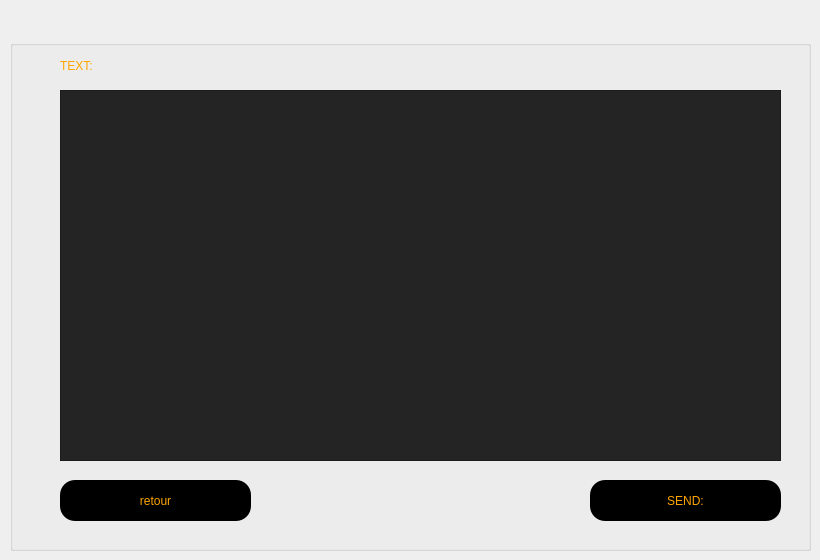
    <widget class="QWidget" name="reclamation">
     <widget class="QLabel" name="label">
      <property name="geometry">
       <rect>
        <x>60</x>
        <y>50</y>
        <width>91</width>
        <height>31</height>
       </rect>
      </property>
      <property name="styleSheet">
       <string notr="true">background:transparent ; 
font: italic 20pt &quot;Source Code Pro&quot;;
color:orange;
</string>
      </property>
      <property name="text">
       <string>TEXT:</string>
      </property>
     </widget>
     <widget class="QTextEdit" name="textEdit">
      <property name="geometry">
       <rect>
        <x>60</x>
        <y>90</y>
        <width>721</width>
        <height>371</height>
       </rect>
      </property>
      <property name="styleSheet">
       <string notr="true">QToolTip
{
     border: 1px solid black;
     background-color: #ffa02f;
     padding: 1px;
     border-radius: 3px;
     opacity: 100;
}

QWidget
{
    color: #b1b1b1;
    background-color: #323232;
}

QWidget:item:hover
{
    background-color: QLinearGradient( x1: 0, y1: 0, x2: 0, y2: 1, stop: 0 #ffa02f, stop: 1 #ca0619);
    color: #000000;
}

QWidget:item:selected
{
    background-color: QLinearGradient( x1: 0, y1: 0, x2: 0, y2: 1, stop: 0 #ffa02f, stop: 1 #d7801a);
}

QMenuBar::item
{
    background: transparent;
}

QMenuBar::item:selected
{
    background: transparent;
    border: 1px solid #ffaa00;
}

QMenuBar::item:pressed
{
    background: #444;
    border: 1px solid #000;
    background-color: QLinearGradient(
        x1:0, y1:0,
        x2:0, y2:1,
        stop:1 #212121,
        stop:0.4 #343434/*,
        stop:0.2 #343434,
        stop:0.1 #ffaa00*/
    );
    margin-bottom:-1px;
    padding-bottom:1px;
}

QMenu
{
    border: 1px solid #000;
}

QMenu::item
{
    padding: 2px 20px 2px 20px;
}

QMenu::item:selected
{
    color: #000000;
}

QWidget:disabled
{
    color: #404040;
    background-color: #323232;
}

QAbstractItemView
{
    background-color: QLinearGradient( x1: 0, y1: 0, x2: 0, y2: 1, stop: 0 #4d4d4d, stop: 0.1 #646464, stop: 1 #5d5d5d);
}

QWidget:focus
{
    /*border: 2px solid QLinearGradient( x1: 0, y1: 0, x2: 0, y2: 1, stop: 0 #ffa02f, stop: 1 #d7801a);*/
}

QLineEdit
{
    background-color: QLinearGradient( x1: 0, y1: 0, x2: 0, y2: 1, stop: 0 #4d4d4d, stop: 0 #646464, stop: 1 #5d5d5d);
    padding: 1px;
    border-style: solid;
    border: 1px solid #1e1e1e;
    border-radius: 5;
}

QPushButton
{
    color: #b1b1b1;
    background-color: QLinearGradient( x1: 0, y1: 0, x2: 0, y2: 1, stop: 0 #565656, stop: 0.1 #525252, stop: 0.5 #4e4e4e, stop: 0.9 #4a4a4a, stop: 1 #464646);
    border-width: 1px;
    border-color: #1e1e1e;
    border-style: solid;
    border-radius: 6;
    padding: 3px;
    font-size: 12px;
    padding-left: 5px;
    padding-right: 5px;
}

QPushButton:pressed
{
    background-color: QLinearGradient( x1: 0, y1: 0, x2: 0, y2: 1, stop: 0 #2d2d2d, stop: 0.1 #2b2b2b, stop: 0.5 #292929, stop: 0.9 #282828, stop: 1 #252525);
}

QComboBox
{
    selection-background-color: #ffaa00;
    background-color: QLinearGradient( x1: 0, y1: 0, x2: 0, y2: 1, stop: 0 #565656, stop: 0.1 #525252, stop: 0.5 #4e4e4e, stop: 0.9 #4a4a4a, stop: 1 #464646);
    border-style: solid;
    border: 1px solid #1e1e1e;
    border-radius: 5;
}

QComboBox:hover,QPushButton:hover
{
    border: 2px solid QLinearGradient( x1: 0, y1: 0, x2: 0, y2: 1, stop: 0 #ffa02f, stop: 1 #d7801a);
}


QComboBox:on
{
    padding-top: 3px;
    padding-left: 4px;
    background-color: QLinearGradient( x1: 0, y1: 0, x2: 0, y2: 1, stop: 0 #2d2d2d, stop: 0.1 #2b2b2b, stop: 0.5 #292929, stop: 0.9 #282828, stop: 1 #252525);
    selection-background-color: #ffaa00;
}

QComboBox QAbstractItemView
{
    border: 2px solid darkgray;
    selection-background-color: QLinearGradient( x1: 0, y1: 0, x2: 0, y2: 1, stop: 0 #ffa02f, stop: 1 #d7801a);
}

QComboBox::drop-down
{
     subcontrol-origin: padding;
     subcontrol-position: top right;
     width: 15px;

     border-left-width: 0px;
     border-left-color: darkgray;
     border-left-style: solid; /* just a single line */
     border-top-right-radius: 3px; /* same radius as the QComboBox */
     border-bottom-right-radius: 3px;
 }

QComboBox::down-arrow
{
     image: url(:/down_arrow.png);
}

QGroupBox:focus
{
border: 2px solid QLinearGradient( x1: 0, y1: 0, x2: 0, y2: 1, stop: 0 #ffa02f, stop: 1 #d7801a);
}

QTextEdit:focus
{
    border: 2px solid QLinearGradient( x1: 0, y1: 0, x2: 0, y2: 1, stop: 0 #ffa02f, stop: 1 #d7801a);
}

QScrollBar:horizontal {
     border: 1px solid #222222;
     background: QLinearGradient( x1: 0, y1: 0, x2: 0, y2: 1, stop: 0.0 #121212, stop: 0.2 #282828, stop: 1 #484848);
     height: 7px;
     margin: 0px 16px 0 16px;
}

QScrollBar::handle:horizontal
{
      background: QLinearGradient( x1: 0, y1: 0, x2: 1, y2: 0, stop: 0 #ffa02f, stop: 0.5 #d7801a, stop: 1 #ffa02f);
      min-height: 20px;
      border-radius: 2px;
}

QScrollBar::add-line:horizontal {
      border: 1px solid #1b1b19;
      border-radius: 2px;
      background: QLinearGradient( x1: 0, y1: 0, x2: 1, y2: 0, stop: 0 #ffa02f, stop: 1 #d7801a);
      width: 14px;
      subcontrol-position: right;
      subcontrol-origin: margin;
}

QScrollBar::sub-line:horizontal {
      border: 1px solid #1b1b19;
      border-radius: 2px;
      background: QLinearGradient( x1: 0, y1: 0, x2: 1, y2: 0, stop: 0 #ffa02f, stop: 1 #d7801a);
      width: 14px;
     subcontrol-position: left;
     subcontrol-origin: margin;
}

QScrollBar::right-arrow:horizontal, QScrollBar::left-arrow:horizontal
{
      border: 1px solid black;
      width: 1px;
      height: 1px;
      background: white;
}

QScrollBar::add-page:horizontal, QScrollBar::sub-page:horizontal
{
      background: none;
}

QScrollBar:vertical
{
      background: QLinearGradient( x1: 0, y1: 0, x2: 1, y2: 0, stop: 0.0 #121212, stop: 0.2 #282828, stop: 1 #484848);
      width: 7px;
      margin: 16px 0 16px 0;
      border: 1px solid #222222;
}

QScrollBar::handle:vertical
{
      background: QLinearGradient( x1: 0, y1: 0, x2: 0, y2: 1, stop: 0 #ffa02f, stop: 0.5 #d7801a, stop: 1 #ffa02f);
      min-height: 20px;
      border-radius: 2px;
}

QScrollBar::add-line:vertical
{
      border: 1px solid #1b1b19;
      border-radius: 2px;
      background: QLinearGradient( x1: 0, y1: 0, x2: 0, y2: 1, stop: 0 #ffa02f, stop: 1 #d7801a);
      height: 14px;
      subcontrol-position: bottom;
      subcontrol-origin: margin;
}

QScrollBar::sub-line:vertical
{
      border: 1px solid #1b1b19;
      border-radius: 2px;
      background: QLinearGradient( x1: 0, y1: 0, x2: 0, y2: 1, stop: 0 #d7801a, stop: 1 #ffa02f);
      height: 14px;
      subcontrol-position: top;
      subcontrol-origin: margin;
}

QScrollBar::up-arrow:vertical, QScrollBar::down-arrow:vertical
{
      border: 1px solid black;
      width: 1px;
      height: 1px;
      background: white;
}


QScrollBar::add-page:vertical, QScrollBar::sub-page:vertical
{
      background: none;
}

QTextEdit
{
    background-color: #242424;
	font: 16pt &quot;MS Shell Dlg 2&quot;;
}

QPlainTextEdit
{
    background-color: #242424;
}

QHeaderView::section
{
    background-color: QLinearGradient(x1:0, y1:0, x2:0, y2:1, stop:0 #616161, stop: 0.5 #505050, stop: 0.6 #434343, stop:1 #656565);
    color: white;
    padding-left: 4px;
    border: 1px solid #6c6c6c;
}

QCheckBox:disabled
{
color: #414141;
}

QDockWidget::title
{
    text-align: center;
    spacing: 3px; /* spacing between items in the tool bar */
    background-color: QLinearGradient(x1:0, y1:0, x2:0, y2:1, stop:0 #323232, stop: 0.5 #242424, stop:1 #323232);
}

QDockWidget::close-button, QDockWidget::float-button
{
    text-align: center;
    spacing: 1px; /* spacing between items in the tool bar */
    background-color: QLinearGradient(x1:0, y1:0, x2:0, y2:1, stop:0 #323232, stop: 0.5 #242424, stop:1 #323232);
}

QDockWidget::close-button:hover, QDockWidget::float-button:hover
{
    background: #242424;
}

QDockWidget::close-button:pressed, QDockWidget::float-button:pressed
{
    padding: 1px -1px -1px 1px;
}

QMainWindow::separator
{
    background-color: QLinearGradient(x1:0, y1:0, x2:0, y2:1, stop:0 #161616, stop: 0.5 #151515, stop: 0.6 #212121, stop:1 #343434);
    color: white;
    padding-left: 4px;
    border: 1px solid #4c4c4c;
    spacing: 3px; /* spacing between items in the tool bar */
}

QMainWindow::separator:hover
{

    background-color: QLinearGradient(x1:0, y1:0, x2:0, y2:1, stop:0 #d7801a, stop:0.5 #b56c17 stop:1 #ffa02f);
    color: white;
    padding-left: 4px;
    border: 1px solid #6c6c6c;
    spacing: 3px; /* spacing between items in the tool bar */
}

QToolBar::handle
{
     spacing: 3px; /* spacing between items in the tool bar */
     background: url(:/images/handle.png);
}

QMenu::separator
{
    height: 2px;
    background-color: QLinearGradient(x1:0, y1:0, x2:0, y2:1, stop:0 #161616, stop: 0.5 #151515, stop: 0.6 #212121, stop:1 #343434);
    color: white;
    padding-left: 4px;
    margin-left: 10px;
    margin-right: 5px;
}

QProgressBar
{
    border: 2px solid grey;
    border-radius: 5px;
    text-align: center;
}

QProgressBar::chunk
{
    background-color: #d7801a;
    width: 2.15px;
    margin: 0.5px;
}

QTabBar::tab {
    color: #b1b1b1;
    border: 1px solid #444;
    border-bottom-style: none;
    background-color: #323232;
    padding-left: 10px;
    padding-right: 10px;
    padding-top: 3px;
    padding-bottom: 2px;
    margin-right: -1px;
}

QTabWidget::pane {
    border: 1px solid #444;
    top: 1px;
}

QTabBar::tab:last
{
    margin-right: 0; /* the last selected tab has nothing to overlap with on the right */
    border-top-right-radius: 3px;
}

QTabBar::tab:first:!selected
{
 margin-left: 0px; /* the last selected tab has nothing to overlap with on the right */


    border-top-left-radius: 3px;
}

QTabBar::tab:!selected
{
    color: #b1b1b1;
    border-bottom-style: solid;
    margin-top: 3px;
    background-color: QLinearGradient(x1:0, y1:0, x2:0, y2:1, stop:1 #212121, stop:.4 #343434);
}

QTabBar::tab:selected
{
    border-top-left-radius: 3px;
    border-top-right-radius: 3px;
    margin-bottom: 0px;
}

QTabBar::tab:!selected:hover
{
    /*border-top: 2px solid #ffaa00;
    padding-bottom: 3px;*/
    border-top-left-radius: 3px;
    border-top-right-radius: 3px;
    background-color: QLinearGradient(x1:0, y1:0, x2:0, y2:1, stop:1 #212121, stop:0.4 #343434, stop:0.2 #343434, stop:0.1 #ffaa00);
}

QRadioButton::indicator:checked, QRadioButton::indicator:unchecked{
    color: #b1b1b1;
    background-color: #323232;
    border: 1px solid #b1b1b1;
    border-radius: 6px;
}

QRadioButton::indicator:checked
{
    background-color: qradialgradient(
        cx: 0.5, cy: 0.5,
        fx: 0.5, fy: 0.5,
        radius: 1.0,
        stop: 0.25 #ffaa00,
        stop: 0.3 #323232
    );
}

QCheckBox::indicator{
    color: #b1b1b1;
    background-color: #323232;
    border: 1px solid #b1b1b1;
    width: 9px;
    height: 9px;
}

QRadioButton::indicator
{
    border-radius: 6px;
}

QRadioButton::indicator:hover, QCheckBox::indicator:hover
{
    border: 1px solid #ffaa00;
}

QCheckBox::indicator:checked
{
    image:url(:/images/checkbox.png);
}

QCheckBox::indicator:disabled, QRadioButton::indicator:disabled
{
    border: 1px solid #444;
}</string>
      </property>
      <property name="html">
       <string>&lt;!DOCTYPE HTML PUBLIC &quot;-//W3C//DTD HTML 4.0//EN&quot; &quot;http://www.w3.org/TR/REC-html40/strict.dtd&quot;&gt;
&lt;html&gt;&lt;head&gt;&lt;meta name=&quot;qrichtext&quot; content=&quot;1&quot; /&gt;&lt;style type=&quot;text/css&quot;&gt;
p, li { white-space: pre-wrap; }
&lt;/style&gt;&lt;/head&gt;&lt;body style=&quot; font-family:'MS Shell Dlg 2'; font-size:16pt; font-weight:400; font-style:normal;&quot;&gt;
&lt;p style=&quot;-qt-paragraph-type:empty; margin-top:0px; margin-bottom:0px; margin-left:0px; margin-right:0px; -qt-block-indent:0; text-indent:0px;&quot;&gt;&lt;br /&gt;&lt;/p&gt;
&lt;p style=&quot;-qt-paragraph-type:empty; margin-top:0px; margin-bottom:0px; margin-left:0px; margin-right:0px; -qt-block-indent:0; text-indent:0px;&quot;&gt;&lt;br /&gt;&lt;/p&gt;&lt;/body&gt;&lt;/html&gt;</string>
      </property>
     </widget>
     <widget class="QPushButton" name="btn_em_rec">
      <property name="geometry">
       <rect>
        <x>590</x>
        <y>480</y>
        <width>191</width>
        <height>41</height>
       </rect>
      </property>
      <property name="styleSheet">
       <string notr="true">QPushButton
{
background:rgb(0, 0, 0);
border-radius :60px;
}

QPushButton
{
	font: 75 12pt &quot;MS Shell Dlg 2&quot;;

	color:orange;
border-radius:15px;
}
QPushButton:hover
{
color : #333;
border-radius:15px;
background:orange;
}</string>
      </property>
      <property name="text">
       <string>SEND:</string>
      </property>
     </widget>
     <widget class="QGroupBox" name="groupBox_5">
      <property name="geometry">
       <rect>
        <x>10</x>
        <y>40</y>
        <width>801</width>
        <height>511</height>
       </rect>
      </property>
      <property name="title">
       <string/>
      </property>
      <widget class="QPushButton" name="btn_retour_em">
       <property name="geometry">
        <rect>
         <x>50</x>
         <y>440</y>
         <width>191</width>
         <height>41</height>
        </rect>
       </property>
       <property name="styleSheet">
        <string notr="true">QPushButton
{
background:rgb(0, 0, 0);
border-radius :60px;
}

QPushButton
{
	font: 75 12pt &quot;MS Shell Dlg 2&quot;;

	color:orange;
border-radius:15px;
}
QPushButton:hover
{
color : #333;
border-radius:15px;
background:orange;
}</string>
       </property>
       <property name="text">
        <string>retour</string>
       </property>
      </widget>
     </widget>
     <zorder>groupBox_5</zorder>
     <zorder>label</zorder>
     <zorder>textEdit</zorder>
     <zorder>btn_em_rec</zorder>
    </widget>
